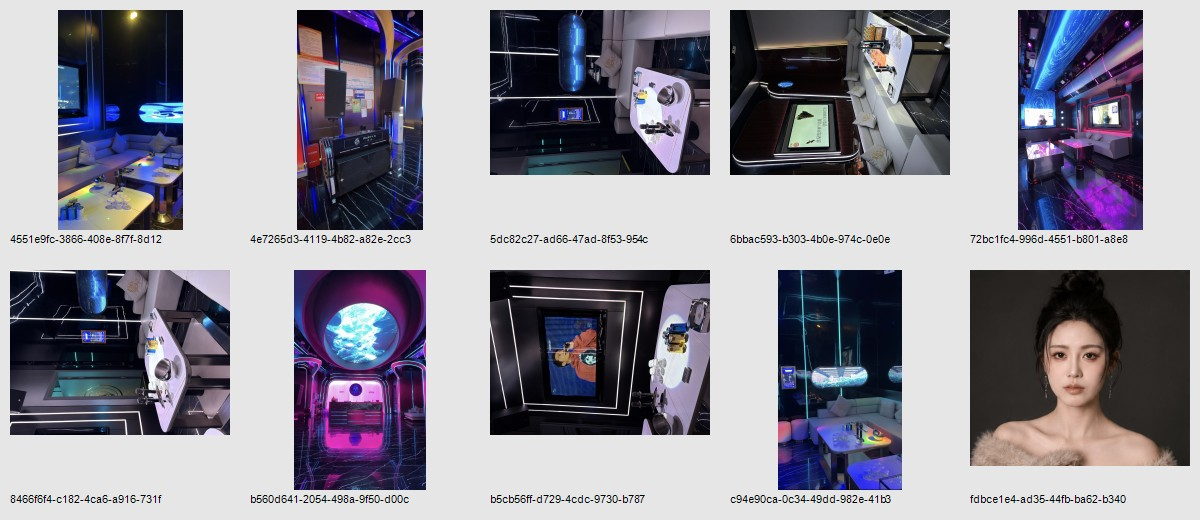
#> input picture deployment/comfyui/commercial_ktv_workflow/ktv_scene_candidates_contact.jpg, 1200 x 520 px
$ python -i commercial_ktv_workflow.py   (imports and definitions only)
#> lines starting #> are read from the running program, lines starting #| are printed output that depends on the picture
# -*- coding: utf-8 -*-
"""Batch commercial KTV promo workflow for local ComfyUI.

The workflow expects prepared vertical seed images. Each seed image should
already contain the desired KTV room, host/model, lighting, and composition.
This script turns those seed images into Wan video clips through ComfyUI, then
assembles a vertical promo with optional voiceover and subtitles.
"""

from __future__ import annotations

import argparse
import csv
import json
import shutil
import subprocess
import time
import urllib.error
import urllib.request
from dataclasses import dataclass
from datetime import datetime
from pathlib import Path
from typing import Any
from uuid import uuid4

import cv2
import numpy as np

COMFY_ROOT = Path(r"E:\ComfyUI_cu130\ComfyUI")
COMFY_INPUT = COMFY_ROOT / "input"
COMFY_OUTPUT = COMFY_ROOT / "output"
COMFY_API = "http://127.0.0.1:8188"
RUN_ROOT = Path(r"D:\aiops_production_runs")
CLIENT_ID = f"aiops-commercial-ktv-{uuid4()}"

WIDTH = 720
HEIGHT = 1280
I2V_WIDTH = 480
I2V_HEIGHT = 832
I2V_FRAMES = 33
I2V_FPS = 16
FINAL_FPS = 30

DEFAULT_NEGATIVE_PROMPT = (
    "low quality, blurry, flicker, jitter, distorted face, bad hands, extra fingers, "
    "extra limbs, duplicate person, warped room, changed layout, text, logo, watermark, "
    "cartoon, anime, plastic skin, overexposed, oversaturated"
)


@dataclass(frozen=True)
class Shot:
    shot_id: str
    seed_image: Path
    prompt: str
    duration: float
    seed: int
    title: str = ""


def run(cmd: list[str | Path], *, timeout: int | None = None) -> None:
    print("[cmd]", " ".join(str(part) for part in cmd), flush=True)
    subprocess.run([str(part) for part in cmd], check=True, timeout=timeout)


# [39 lines left out: functions capture, http_json, ffprobe_duration, not called in this run]


def imread(path: Path) -> np.ndarray:
    data = np.fromfile(str(path), dtype=np.uint8)
    image = cv2.imdecode(data, cv2.IMREAD_COLOR)
#> image is the input picture: shape (520, 1200, 3); mean B, G, R 150.9, 140.5, 142.8
    if image is None:
        raise RuntimeError(f"Cannot read image: {path}")
    return image


def imwrite(path: Path, image: np.ndarray, quality: int = 95) -> None:
    path.parent.mkdir(parents=True, exist_ok=True)
    params = [cv2.IMWRITE_JPEG_QUALITY, quality] if path.suffix.lower() in {".jpg", ".jpeg"} else []
    ok, buffer = cv2.imencode(path.suffix, image, params)
    if not ok:
        raise RuntimeError(f"Cannot write image: {path}")
    buffer.tofile(str(path))


def cover_resize(image: np.ndarray, width: int = WIDTH, height: int = HEIGHT) -> np.ndarray:
#> called with width = 720, height = 1280
    src_h, src_w = image.shape[:2]
#> src_h = 520; src_w = 1200
    scale = max(width / src_w, height / src_h)
#> scale = 2.46
    resized = cv2.resize(image, (int(src_w * scale + 0.5), int(src_h * scale + 0.5)), interpolation=cv2.INTER_AREA)
    h, w = resized.shape[:2]
    x = max(0, (w - width) // 2)
    y = max(0, (h - height) // 2)
    return resized[y : y + height, x : x + width].copy()


def alpha_composite(base: np.ndarray, overlay: np.ndarray, x: int, y: int) -> None:
    h, w = overlay.shape[:2]
    x1, y1 = max(0, x), max(0, y)
    x2, y2 = min(base.shape[1], x + w), min(base.shape[0], y + h)
    if x1 >= x2 or y1 >= y2:
        return
    ox1, oy1 = x1 - x, y1 - y
    patch = overlay[oy1 : oy1 + (y2 - y1), ox1 : ox1 + (x2 - x1)]
    alpha = patch[:, :, 3:4].astype(np.float32) / 255.0
    roi = base[y1:y2, x1:x2]
    roi[:] = (patch[:, :, :3].astype(np.float32) * alpha + roi.astype(np.float32) * (1.0 - alpha)).astype(np.uint8)


def draw_virtual_host(scale: float = 1.0) -> np.ndarray:
    """Draw a clean full-body virtual KTV host cutout as BGRA.

    This is a deterministic seed-image fallback for scene-only mode. A future
    SDXL/Flux inpainting layer can replace it without changing the video step.
    """

    width = int(360 * scale)
    height = int(900 * scale)
    ss = 3
    canvas = np.zeros((height * ss, width * ss, 4), dtype=np.uint8)
    s = scale * ss
    cx = width * ss // 2

    def point(x: float, y: float) -> tuple[int, int]:
        return int(cx + x * s), int(y * s)

    def poly(points: list[tuple[float, float]], color: tuple[int, int, int, int]) -> None:
#> called with color = (70, 30, 85, 60)
        cv2.fillPoly(canvas, [np.array([point(x, y) for x, y in points], np.int32)], color, cv2.LINE_AA)

    def line(a: tuple[float, float], b: tuple[float, float], color: tuple[int, int, int, int], thickness: float) -> None:
        cv2.line(canvas, point(*a), point(*b), color, max(1, int(thickness * s)), cv2.LINE_AA)

    def ellipse(center: tuple[float, float], axes: tuple[float, float], color: tuple[int, int, int, int], angle: float = 0) -> None:
#> called with center = (-42, 782), axes = (44, 13), color = (18, 18, 24, 255), angle = -8
        cv2.ellipse(canvas, point(*center), (int(axes[0] * s), int(axes[1] * s)), angle, 0, 360, color, -1, cv2.LINE_AA)

    skin = (188, 142, 112, 255)
    hair = (18, 16, 22, 255)
    black = (18, 18, 24, 255)
    suit = (28, 26, 35, 255)
    blouse = (230, 224, 214, 255)
    neon_magenta = (235, 70, 210, 230)
    neon_cyan = (255, 180, 30, 220)

    # Soft outer glow/rim is drawn first.
    glow = (210, 54, 225, 70)
    line((-112, 270), (-154, 458), glow, 28)
    line((112, 270), (154, 438), glow, 28)
    poly([(-82, 238), (82, 238), (112, 560), (46, 600), (-48, 600), (-112, 560)], (70, 30, 85, 60))

    # Legs and shoes.
    poly([(-50, 548), (-18, 548), (-20, 762), (-58, 762)], skin)
    poly([(20, 548), (53, 548), (64, 762), (30, 762)], skin)
    ellipse((-42, 782), (44, 13), black, -8)
    ellipse((50, 782), (44, 13), black, 8)

    # Outfit.
    poly([(-88, 250), (88, 250), (105, 420), (-104, 420)], suit)
    poly([(-45, 258), (42, 258), (28, 418), (-30, 418)], blouse)
    poly([(-106, 416), (108, 416), (122, 570), (44, 605), (-46, 605), (-122, 570)], suit)
    line((-34, 292), (-36, 408), neon_magenta, 2.0)
    line((34, 292), (32, 408), neon_cyan, 2.0)

    # Arms and microphone.
    line((-82, 282), (-112, 382), skin, 18)
    line((-112, 382), (-78, 482), skin, 16)
    line((82, 282), (122, 358), skin, 18)
    line((122, 358), (88, 444), skin, 16)
    line((84, 444), (58, 320), (36, 34, 40, 255), 7)
    ellipse((55, 306), (17, 23), (42, 42, 48, 255), -12)

    # Head, hair, and face.
    ellipse((0, 222), (26, 34), skin)
    ellipse((0, 138), (74, 92), hair)
    ellipse((0, 147), (57, 72), skin)
    poly([(-70, 132), (-30, 76), (48, 78), (82, 178), (60, 268), (34, 248), (50, 166)], hair)
    poly([(-70, 154), (-92, 280), (-48, 270), (-40, 176)], hair)
    ellipse((-22, 143), (7, 4), (18, 18, 24, 255))
    ellipse((23, 143), (7, 4), (18, 18, 24, 255))
    line((-35, 128), (-12, 126), (38, 28, 32, 255), 1.4)
    line((12, 126), (35, 128), (38, 28, 32, 255), 1.4)
    ellipse((0, 181), (15, 5), (118, 48, 68, 255))
    ellipse((-55, 164), (10, 16), (56, 220, 245, 255))
    ellipse((55, 164), (10, 16), (56, 220, 245, 255))
#> in ellipse (call 11), `cv2.ellipse(canvas, point(*center), (int(axes[0] * s), int(axes[1] * s..`:
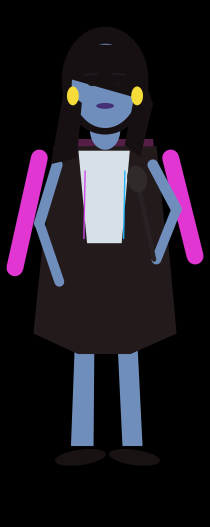
#> canvas: shape (2106, 840, 4) (shown at 1/4 size); mean of channels 0, 1, 2, 3 36.8, 27.3, 32.9, 95.8; drawn as B, G, R

    # Add a thin bright rim to help the host sit in neon scenes.
    alpha = canvas[:, :, 3]
    outline = cv2.dilate(alpha, np.ones((9, 9), np.uint8), iterations=1) - alpha
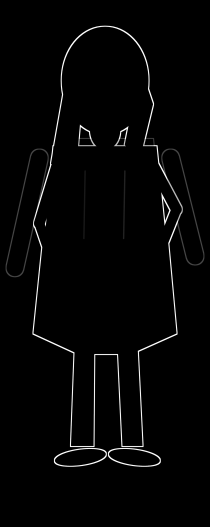
#> outline: shape (2106, 840) (shown at 1/4 size); min 0, max 255, mean 4.7
    rim = np.zeros_like(canvas)
    rim[:, :, 0] = 255
    rim[:, :, 1] = 80
    rim[:, :, 2] = 225
    rim[:, :, 3] = np.clip(outline * 0.45, 0, 130).astype(np.uint8)
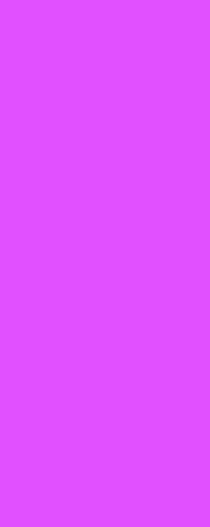
#> rim: shape (2106, 840, 4) (shown at 1/4 size); mean of channels 0, 1, 2, 3 255, 80, 225, 2.1; drawn as B, G, R
    out = rim.astype(np.float32)
    a = canvas[:, :, 3:4].astype(np.float32) / 255.0
    out[:, :, :3] = canvas[:, :, :3].astype(np.float32) * a + out[:, :, :3] * (1.0 - a)
    out[:, :, 3:4] = np.maximum(out[:, :, 3:4], canvas[:, :, 3:4])
    return cv2.resize(np.clip(out, 0, 255).astype(np.uint8), (width, height), interpolation=cv2.INTER_AREA)
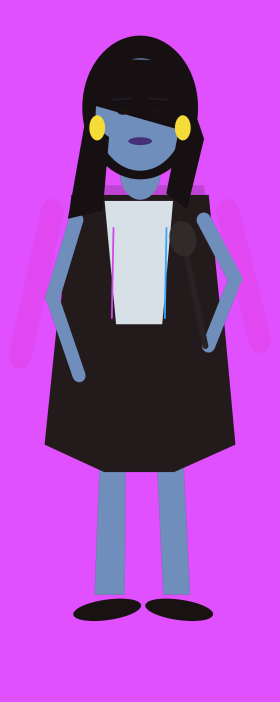
#> returned value: shape (702, 280, 4); mean of channels 0, 1, 2, 3 190.3, 75.7, 167.4, 97.6; drawn as B, G, R


# [71 lines left out: functions orient_upright, person_cutout_rgba, relight_person_for_ktv, not called in this run]


def make_scene_only_seed(scene_image: Path, output: Path, *, host_scale: float = 0.78, x_ratio: float = 0.53, foot_ratio: float = 0.93) -> None:
    scene = cover_resize(imread(scene_image), WIDTH, HEIGHT)
    # Commercial KTV look: deepen shadows, keep neon saturation, add slight vignette.
    wash = np.full_like(scene, (18, 8, 22), dtype=np.uint8)
    scene = cv2.addWeighted(scene, 0.92, wash, 0.08, 0)
    scene = cv2.convertScaleAbs(scene, alpha=1.05, beta=2)

    host = draw_virtual_host(scale=host_scale)
    x = int(WIDTH * x_ratio - host.shape[1] / 2)
    y = int(HEIGHT * foot_ratio - host.shape[0])

    # Ground contact shadow.
    shadow = np.zeros((HEIGHT, WIDTH, 4), dtype=np.uint8)
    cv2.ellipse(
        shadow,
        (int(WIDTH * x_ratio), int(HEIGHT * foot_ratio) + 10),
        (int(115 * host_scale), int(24 * host_scale)),
        0,
        0,
        360,
        (0, 0, 0, 90),
        -1,
        cv2.LINE_AA,
    )
    alpha_composite(scene, shadow, 0, 0)
    alpha_composite(scene, host, x, y)
#> call 2 of alpha_composite, with x = 241, y = 488
#> in alpha_composite (call 2), `alpha = patch[:, :, 3:4].astype(np.float32) / 255.0`:
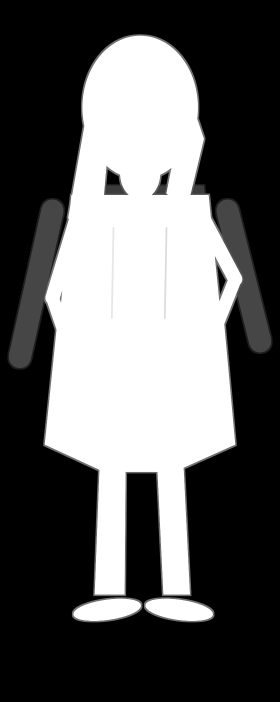
#> alpha: shape (702, 280, 1) float32; min 0, max 1, mean 0.383
#> in alpha_composite (call 2), `roi[:] = (patch[:, :, :3].astype(np.float32) * alpha + roi.astype(np.f..`:
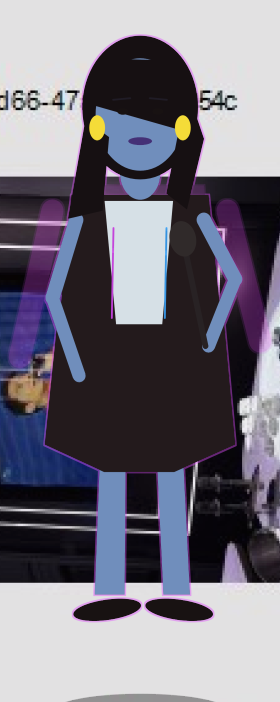
#> roi: shape (702, 280, 3); mean of channels 0, 1, 2 125.2, 113.8, 116.9; drawn as B, G, R
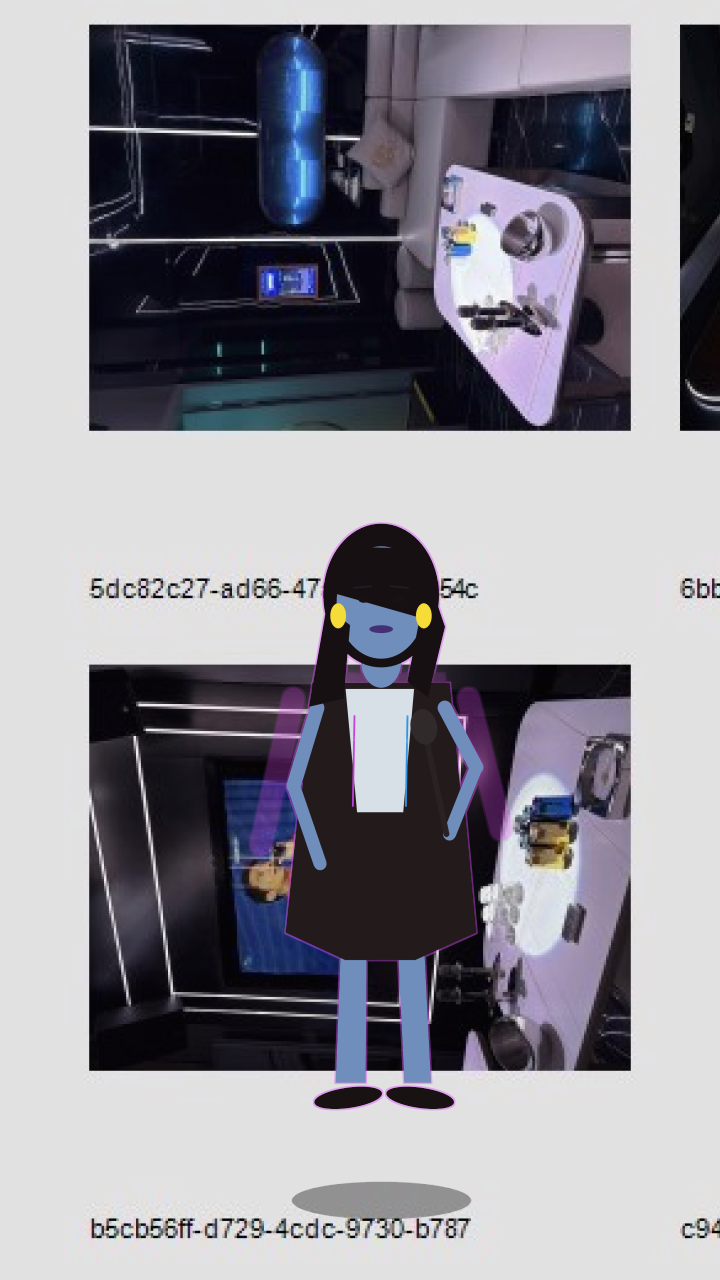
#> scene: shape (1280, 720, 3); mean of channels 0, 1, 2 147.4, 139, 140.8; drawn as B, G, R

    # Gentle color bloom near the person to blend into room lights.
    bloom = np.zeros_like(scene)
    cv2.circle(bloom, (int(WIDTH * x_ratio), int(HEIGHT * 0.55)), int(190 * host_scale), (90, 30, 130), -1, cv2.LINE_AA)
    scene = cv2.addWeighted(scene, 1.0, bloom, 0.08, 0)
    imwrite(output, scene, quality=96)


# [613 lines left out: functions make_scene_person_seed, load_manifest, ensure_comfy_ready, make_run_dir, prepare_seed_image, wan_i2v_prompt and 15 more, not called in this run]


def render_contact_sheet(final: Path, output: Path) -> None:
    run(["ffmpeg", "-y", "-i", final, "-vf", "fps=1/4,scale=240:-1,tile=5x3", "-frames:v", "1", output], timeout=120)


# [161 lines left out: functions command_doctor, command_render, command_scene_seed, command_scene_person_seed, command_scene_ai_seed, command_export_workflows and 2 more, not called in this run]


# [2 lines not run here, left out]

#> (the run stopped early here; a loop or call above may not have finished)

$ run again, on deployment/comfyui/commercial_ktv_workflow/shangk_full_pipeline/reference_frame_03.jpg
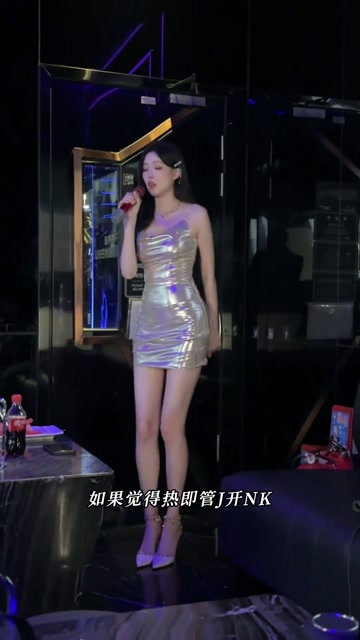
#> input picture deployment/comfyui/commercial_ktv_workflow/shangk_full_pipeline/reference_frame_03.jpg, 360 x 640 px
#> in imread, image is the input picture: shape (640, 360, 3); mean B, G, R 38, 29.2, 31.1
#> src_h = 640; src_w = 360
#> scale = 2
#> in alpha_composite (call 2), `roi[:] = (patch[:, :, :3].astype(np.float32) * alpha + roi.astype(np.f..`:
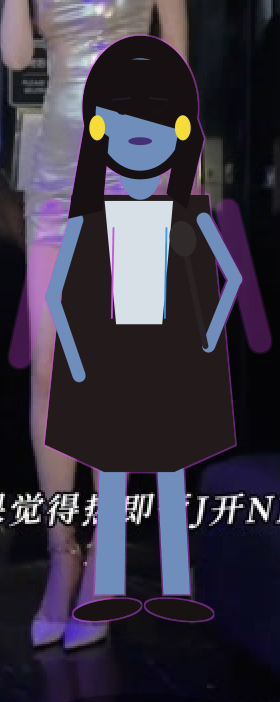
#> roi: shape (702, 280, 3); mean of channels 0, 1, 2 67.4, 53.2, 58.2; drawn as B, G, R
#> in make_scene_only_seed, `cv2.circle(bloom, (int(WIDTH * x_ratio), int(HEIGHT * 0.55)), int(190 ..`:
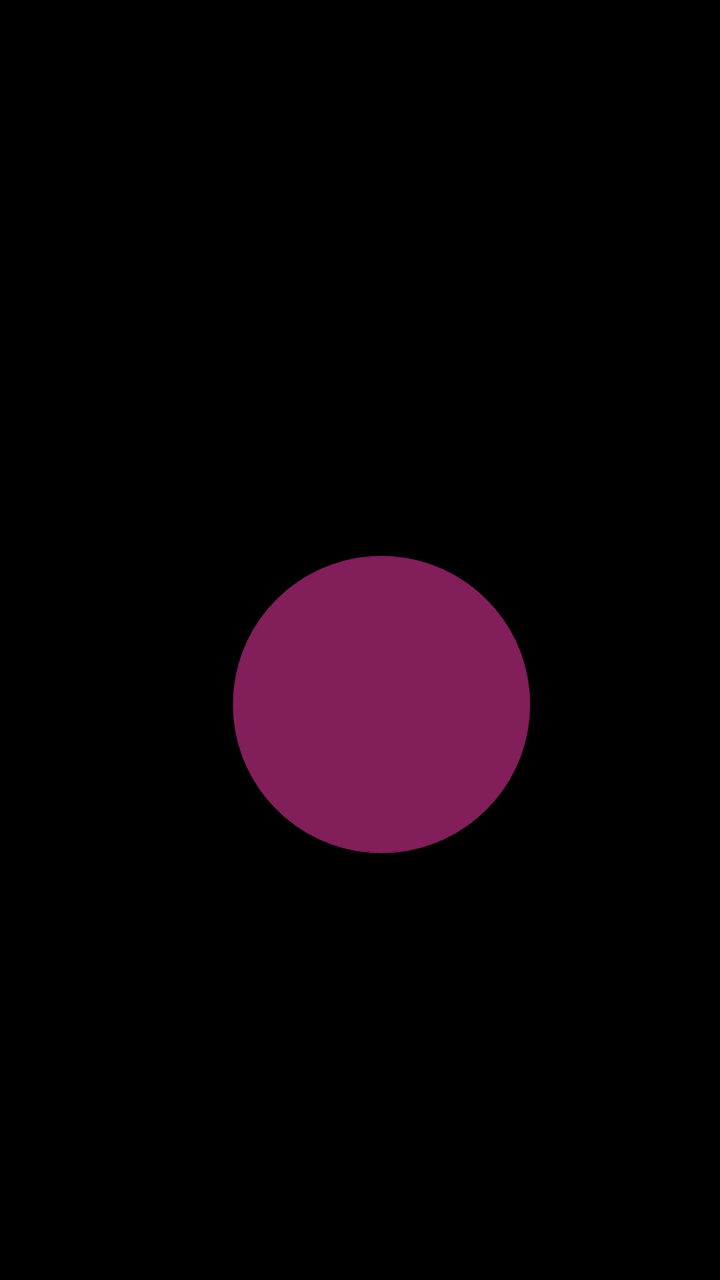
#> bloom: shape (1280, 720, 3); mean of channels 0, 1, 2 6.8, 2.3, 9.8; drawn as B, G, R
